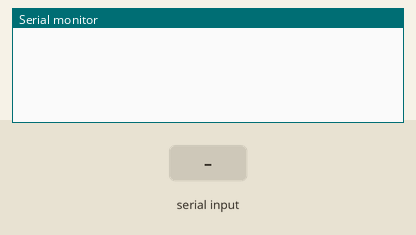
Simulated run of this sketch. Board: ESP32. Parts: the last lines printed to the serial monitor. The inputs (shaded band) are chosen by the test bench. WiFi joins after 1.5 s; servers stay silent unless stated.

Above: at 3.0 s.
3.1 s: "MQ5,1\n" received over Serial
At 4.0 s:
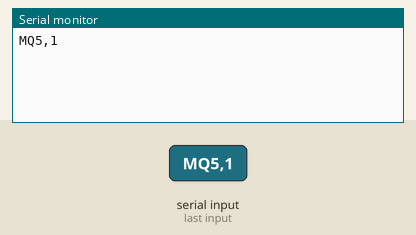
4.6 s: "DHT11_Temperature\n" received over Serial
At 5.1 s:
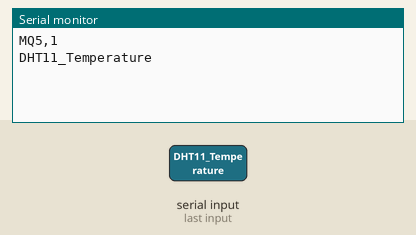
6.1 s: "DHT11_Humidity\n" received over Serial
At 7.3 s:
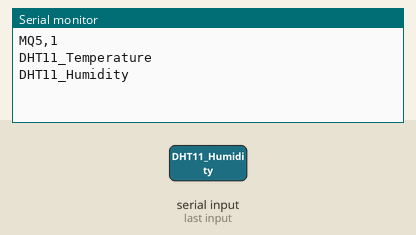
7.6 s: "BMP180_Pressure\n" received over Serial
At 8.6 s:
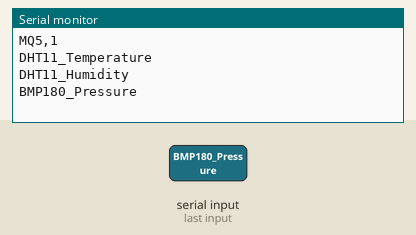
9.1 s: "MQ5\n" received over Serial
At 9.7 s:
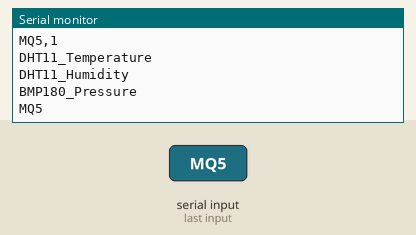
10.6 s: "90,45,200\n" received over Serial
At 12.1 s:
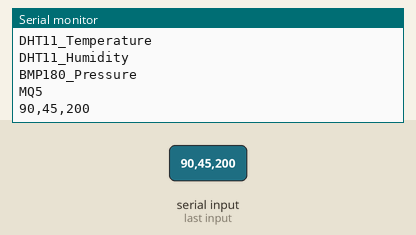

Measured:
- after the input at 3.1 s, the serial monitor: prints a new line at once (image 1)
- after the input at 4.6 s, the serial monitor: prints a new line at once (image 2)
- after the input at 6.1 s, the serial monitor: prints a new line at once (image 3)
- after the input at 7.6 s, the serial monitor: prints a new line at once (image 4)
- after the input at 9.1 s, the serial monitor: prints a new line at once (image 5)
- after the input at 10.6 s, the serial monitor: prints a new line at once (image 6)

The sketch:

ESP32.ino
```cpp
#define BLYNK_PRINT Serial
#define BLYNK_TEMPLATE_ID "TMPL3O4l0ltx9"
#define BLYNK_TEMPLATE_NAME "IMS"
#define BLYNK_AUTH_TOKEN "KuTcp_7XUtKT98lPrhasV8BIDDN6hCM-"
#define RX_PIN 16 // Connect Arduino's TX pin to this RX pin on ESP32
#define TX_PIN 17 // Connect Arduino's RX pin to this TX pin on ESP32
#include <BlynkSimpleEsp32.h>
#include<WiFi.h>

// Set ESP32 Serial pins
#define RX_PIN 16 // Connect Arduino's TX pin to this RX pin on ESP32
#define TX_PIN 17 // Connect Arduino's RX pin to this TX pin on ESP32

char auth[] = "KuTcp_7XUtKT98lPrhasV8BIDDN6hCM-"; // Blynk auth token
char ssid[] = "username"; // WiFi SSID
char pass[] = "**********"; // WiFi password

// Pins for sensor data
#define VIRTUAL_PIN_TEMP 0
#define VIRTUAL_PIN_HUMIDITY 1
#define VIRTUAL_PIN_PRESSURE 2
#define VIRTUAL_PIN_MQ5 3
#define VIRTUAL_PIN_MQ3 4

void setup() {
  Serial.begin(9600);
  Serial.begin(9600, SERIAL_8N1, 16, 17); // Start ESP32 Serial for communication with Arduino
  Blynk.begin(auth, ssid, pass, "blynk.cloud", 80);
}

void loop() {
  if (Serial.available()) {
    String data = Serial.readStringUntil('\n'); // Read data from Arduino
    Serial.println(data);
    // Parse the data string and send values to Blynk
    parseData(data);
  }
  Blynk.run();
}

void parseData(String data) {
  // Split the string by commas
  int index = 0;
  String sensorType = "";
  String sensorValue = "";
  while ((index = data.indexOf(',')) != -1) {
    sensorType = data.substring(0, index);
    data = data.substring(index + 1);
    index = data.indexOf(',');
    sensorValue = data.substring(0, index);
    data = data.substring(index + 1);

    // Send sensor data to Blynk
    if (sensorType == "DHT11_Temperature") {
      Blynk.virtualWrite(VIRTUAL_PIN_TEMP, sensorValue.toFloat());
    } else if (sensorType == "DHT11_Humidity") {
      Blynk.virtualWrite(VIRTUAL_PIN_HUMIDITY, sensorValue.toFloat());
    } else if (sensorType == "BMP180_Pressure") {
      Blynk.virtualWrite(VIRTUAL_PIN_PRESSURE, sensorValue.toFloat());
    } else if (sensorType == "MQ5") {
      Blynk.virtualWrite(VIRTUAL_PIN_MQ5, sensorValue.toInt());
    } else if (sensorType == "MQ3") {
      Blynk.virtualWrite(VIRTUAL_PIN_MQ3, sensorValue.toInt());
    }
  }
}
```
